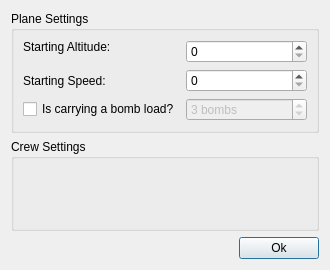
<?xml version="1.0" encoding="UTF-8"?>
<ui version="4.0">
 <class>PreGamePrompt</class>
 <widget class="QDialog" name="PreGamePrompt">
  <property name="geometry">
   <rect>
    <x>0</x>
    <y>0</y>
    <width>330</width>
    <height>270</height>
   </rect>
  </property>
  <property name="windowTitle">
   <string>Enter Crew Names</string>
  </property>
  <layout class="QGridLayout" name="gridLayout_2" rowstretch="0,1,0">
   <item row="0" column="0">
    <widget class="QGroupBox" name="groupBox">
     <property name="title">
      <string>Plane Settings</string>
     </property>
     <layout class="QGridLayout" name="gridLayout_3">
      <item row="2" column="1">
       <widget class="QSpinBox" name="starting_speed">
        <property name="maximum">
         <number>4</number>
        </property>
       </widget>
      </item>
      <item row="3" column="0">
       <widget class="QCheckBox" name="has_bombs">
        <property name="text">
         <string>Is carrying a bomb load?</string>
        </property>
       </widget>
      </item>
      <item row="0" column="0">
       <widget class="QLabel" name="label">
        <property name="text">
         <string>Starting Altitude:</string>
        </property>
       </widget>
      </item>
      <item row="0" column="1" rowspan="2">
       <widget class="QSpinBox" name="starting_alt"/>
      </item>
      <item row="3" column="1">
       <widget class="QSpinBox" name="bomb_count">
        <property name="enabled">
         <bool>false</bool>
        </property>
        <property name="suffix">
         <string> bombs</string>
        </property>
        <property name="value">
         <number>3</number>
        </property>
       </widget>
      </item>
      <item row="2" column="0">
       <widget class="QLabel" name="label_2">
        <property name="text">
         <string>Starting Speed:</string>
        </property>
       </widget>
      </item>
     </layout>
    </widget>
   </item>
   <item row="1" column="0">
    <widget class="QGroupBox" name="crew_names_grid">
     <property name="title">
      <string>Crew Settings</string>
     </property>
     <layout class="QGridLayout" name="gridLayout"/>
    </widget>
   </item>
   <item row="2" column="0">
    <layout class="QHBoxLayout" name="horizontalLayout">
     <item>
      <spacer name="horizontalSpacer">
       <property name="orientation">
        <enum>Qt::Horizontal</enum>
       </property>
       <property name="sizeHint" stdset="0">
        <size>
         <width>40</width>
         <height>20</height>
        </size>
       </property>
      </spacer>
     </item>
     <item>
      <widget class="QPushButton" name="pushButton">
       <property name="text">
        <string>Ok</string>
       </property>
      </widget>
     </item>
    </layout>
   </item>
  </layout>
 </widget>
 <resources/>
 <connections>
  <connection>
   <sender>pushButton</sender>
   <signal>clicked()</signal>
   <receiver>PreGamePrompt</receiver>
   <slot>accept()</slot>
   <hints>
    <hint type="sourcelabel">
     <x>229</x>
     <y>58</y>
    </hint>
    <hint type="destinationlabel">
     <x>137</x>
     <y>39</y>
    </hint>
   </hints>
  </connection>
  <connection>
   <sender>has_bombs</sender>
   <signal>toggled(bool)</signal>
   <receiver>bomb_count</receiver>
   <slot>setEnabled(bool)</slot>
   <hints>
    <hint type="sourcelabel">
     <x>90</x>
     <y>93</y>
    </hint>
    <hint type="destinationlabel">
     <x>239</x>
     <y>93</y>
    </hint>
   </hints>
  </connection>
 </connections>
</ui>
